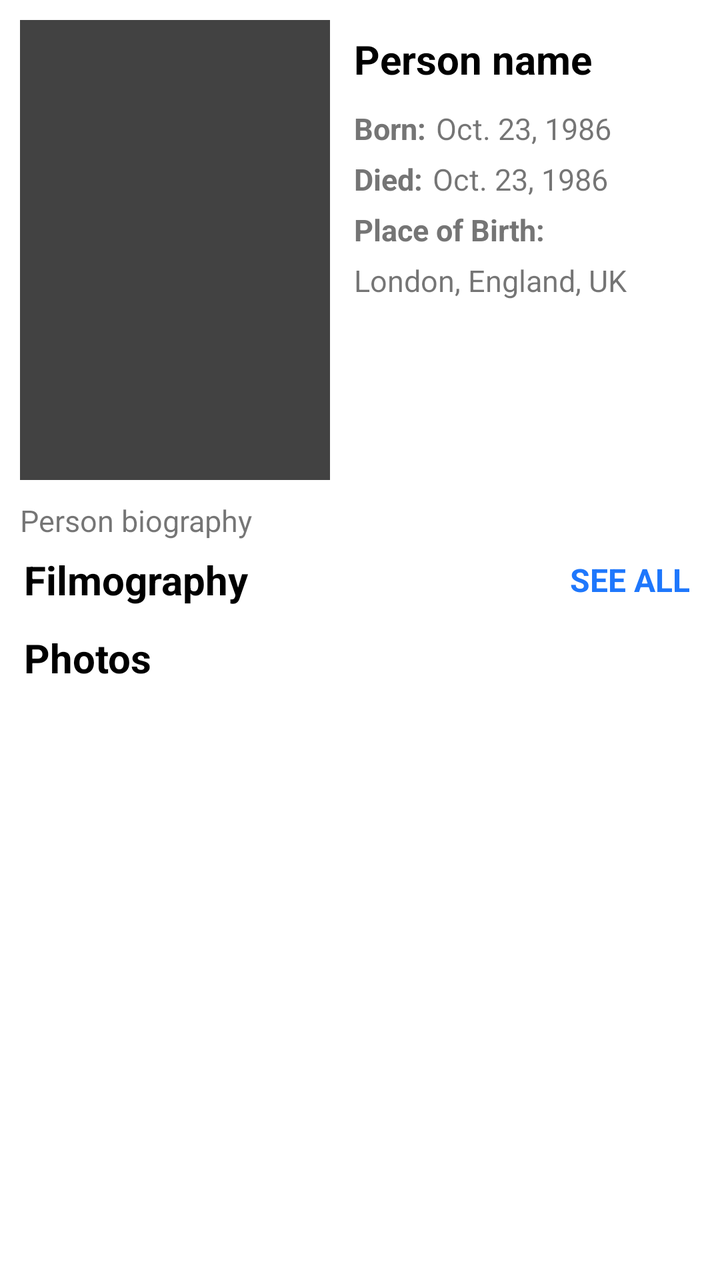
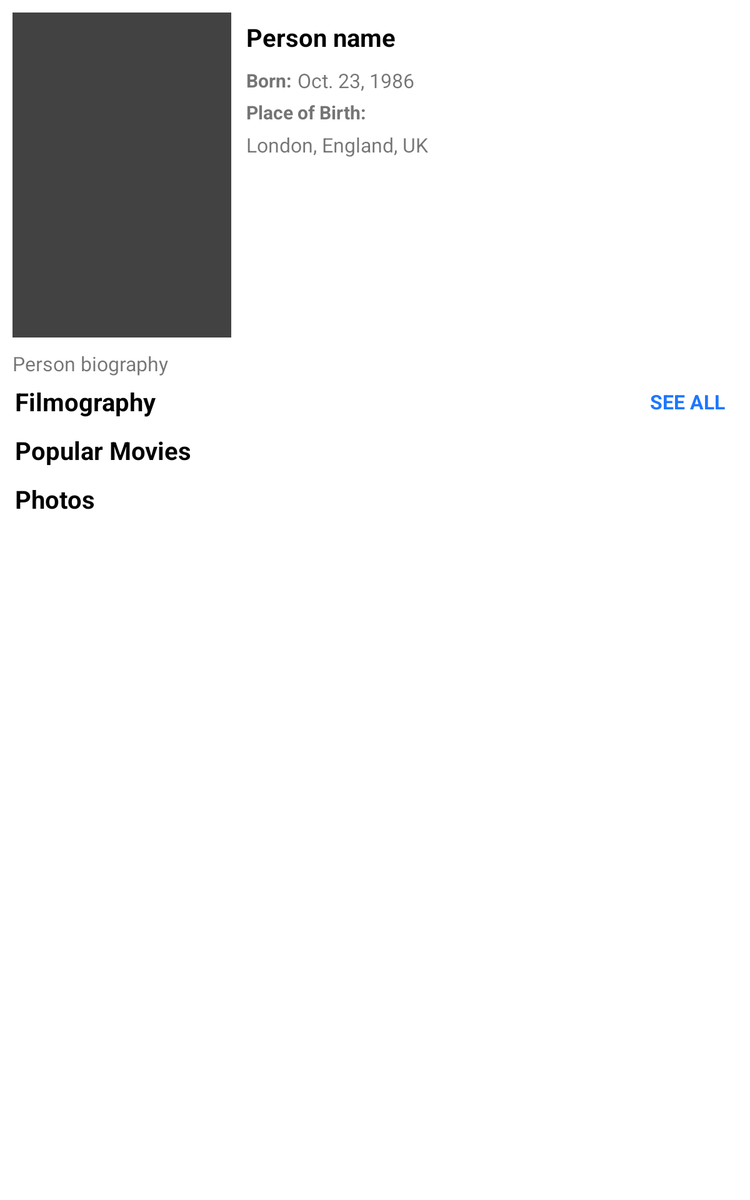

One screen, two layout resources from the same app: the default and the repository's alternative for another configuration. Each is rendered where Android would select it; the XML of both is given below.
<!-- AndroidManifest.xml: application theme Theme.TheMobileMovieDatabase -->
<!-- res/layout/fragment_person.xml -->
<?xml version="1.0" encoding="utf-8"?>
<androidx.core.widget.NestedScrollView xmlns:android="http://schemas.android.com/apk/res/android"
    xmlns:app="http://schemas.android.com/apk/res-auto"
    xmlns:tools="http://schemas.android.com/tools"
    android:layout_width="match_parent"
    android:layout_height="match_parent"
    tools:context=".ui.person.PersonFragment">

    <androidx.constraintlayout.widget.ConstraintLayout
        android:layout_width="match_parent"
        android:layout_height="match_parent">

        <androidx.appcompat.widget.AppCompatImageView
            android:id="@+id/personImage"
            android:layout_width="155dp"
            android:layout_height="230dp"
            android:layout_marginHorizontal="10dp"
            android:layout_marginTop="10dp"
            android:layout_marginBottom="10dp"
            android:adjustViewBounds="true"
            android:scaleType="fitCenter"
            android:background="@color/cardview_dark_background"
            android:src="@drawable/ic_launcher_foreground"
            app:layout_constraintBottom_toTopOf="@id/personBiography"
            app:layout_constraintEnd_toStartOf="@id/personName"
            app:layout_constraintStart_toStartOf="parent"
            app:layout_constraintTop_toTopOf="parent" />

        <androidx.appcompat.widget.AppCompatTextView
            android:id="@+id/personName"
            style="@style/Theme.TheMobileMovieDatabase.TextView.Label"
            android:layout_width="wrap_content"
            android:layout_height="wrap_content"
            android:text="Person name"
            app:layout_constraintBottom_toTopOf="@id/personBornLabel"
            app:layout_constraintStart_toEndOf="@id/personImage"
            app:layout_constraintTop_toTopOf="@id/personImage" />

        <androidx.appcompat.widget.AppCompatTextView
            android:id="@+id/personBiography"
            android:layout_width="0dp"
            android:layout_height="wrap_content"
            android:layout_marginHorizontal="10dp"
            android:ellipsize="end"
            android:maxLines="7"
            android:text="Person biography"
            app:layout_constraintBottom_toTopOf="@id/personFilmographyLabel"
            app:layout_constraintEnd_toEndOf="parent"
            app:layout_constraintStart_toStartOf="parent"
            app:layout_constraintTop_toBottomOf="@id/personImage" />

        <androidx.appcompat.widget.AppCompatTextView
            style="@style/Theme.TheMobileMovieDatabase.TextView.InformationText"
            android:id="@+id/personBornLabel"
            android:layout_width="wrap_content"
            android:layout_height="wrap_content"
            android:text="@string/born_label"
            app:layout_constraintBottom_toTopOf="@id/personDiedLabel"
            app:layout_constraintEnd_toStartOf="@id/personBirthday"
            app:layout_constraintStart_toStartOf="@id/personName"
            app:layout_constraintTop_toBottomOf="@id/personName" />

        <androidx.appcompat.widget.AppCompatTextView
            android:id="@+id/personBirthday"
            android:layout_width="wrap_content"
            android:layout_height="wrap_content"
            android:layout_marginStart="5dp"
            android:text="Oct. 23, 1986"
            app:layout_constraintBottom_toBottomOf="@id/personBornLabel"
            app:layout_constraintStart_toEndOf="@id/personBornLabel"
            app:layout_constraintTop_toTopOf="@id/personBornLabel" />

        <androidx.appcompat.widget.AppCompatTextView
            android:id="@+id/personDiedLabel"
            android:layout_width="wrap_content"
            android:layout_height="wrap_content"
            style="@style/Theme.TheMobileMovieDatabase.TextView.InformationText"
            android:text="@string/died_label"
            app:layout_constraintBottom_toTopOf="@id/personPlaceBirthLabel"
            app:layout_constraintEnd_toStartOf="@id/personDeathDay"
            app:layout_constraintStart_toStartOf="@id/personBornLabel"
            app:layout_constraintTop_toBottomOf="@id/personBornLabel" />

        <androidx.appcompat.widget.AppCompatTextView
            android:id="@+id/personDeathDay"
            android:layout_width="wrap_content"
            android:layout_height="wrap_content"
            android:layout_marginStart="5dp"
            android:text="Oct. 23, 1986"
            app:layout_constraintBottom_toBottomOf="@id/personDiedLabel"
            app:layout_constraintStart_toEndOf="@id/personDiedLabel"
            app:layout_constraintTop_toTopOf="@id/personDiedLabel" />

        <androidx.appcompat.widget.AppCompatTextView
            android:id="@+id/personFilmographyLabel"
            style="@style/Theme.TheMobileMovieDatabase.TextView.Label"
            android:layout_width="wrap_content"
            android:layout_height="wrap_content"
            android:text="@string/filmography_label"
            app:layout_constraintBottom_toTopOf="@id/personFilmographyList"
            app:layout_constraintStart_toStartOf="parent"
            app:layout_constraintTop_toBottomOf="@id/personBiography" />

        <include
            android:id="@+id/personFilmographyList"
            layout="@layout/movie_poster_list"
            android:layout_width="0dp"
            android:layout_height="wrap_content"
            app:layout_constraintBottom_toTopOf="@id/personPhotosLabel"
            app:layout_constraintEnd_toEndOf="parent"
            app:layout_constraintStart_toStartOf="parent"
            app:layout_constraintTop_toBottomOf="@id/personFilmographyLabel" />

        <androidx.appcompat.widget.AppCompatTextView
            android:id="@+id/personFilmographyDirection"
            android:layout_width="wrap_content"
            android:layout_height="wrap_content"
            android:layout_marginEnd="15dp"
            android:text="@string/see_all_label"
            android:textAllCaps="true"
            android:textColor="#1e77fc"
            android:textSize="16sp"
            android:textStyle="bold"
            android:clickable="true"
            android:focusable="true"
            app:layout_constraintBottom_toBottomOf="@id/personFilmographyLabel"
            app:layout_constraintEnd_toEndOf="parent"
            app:layout_constraintTop_toTopOf="@id/personFilmographyLabel" />

        <androidx.appcompat.widget.AppCompatTextView
            android:id="@+id/personPhotosLabel"
            style="@style/Theme.TheMobileMovieDatabase.TextView.Label"
            android:layout_width="wrap_content"
            android:layout_height="wrap_content"
            android:text="Photos"
            app:layout_constraintBottom_toTopOf="@id/imagePostersList"
            app:layout_constraintStart_toStartOf="parent"
            app:layout_constraintTop_toBottomOf="@id/personFilmographyList" />

        <include
            android:id="@+id/imagePostersList"
            layout="@layout/image_list"
            android:layout_width="0dp"
            android:layout_height="wrap_content"
            android:layout_marginVertical="10dp"
            app:layout_constraintEnd_toEndOf="parent"
            app:layout_constraintStart_toStartOf="parent"
            app:layout_constraintTop_toBottomOf="@id/personPhotosLabel" />

        <androidx.appcompat.widget.AppCompatTextView
            style="@style/Theme.TheMobileMovieDatabase.TextView.InformationText"
            android:id="@+id/personPlaceBirthLabel"
            android:layout_width="wrap_content"
            android:layout_height="wrap_content"
            android:text="@string/place_birth_label"
            app:layout_constraintBottom_toTopOf="@id/personPlaceBirth"
            app:layout_constraintStart_toStartOf="@id/personDiedLabel"
            app:layout_constraintTop_toBottomOf="@id/personDiedLabel" />

        <androidx.appcompat.widget.AppCompatTextView
            android:id="@+id/personPlaceBirth"
            android:layout_width="wrap_content"
            android:layout_height="wrap_content"
            android:layout_marginTop="5dp"
            android:text="London, England, UK"
            app:layout_constraintStart_toStartOf="@id/personPlaceBirthLabel"
            app:layout_constraintTop_toBottomOf="@id/personPlaceBirthLabel" />
    </androidx.constraintlayout.widget.ConstraintLayout>
</androidx.core.widget.NestedScrollView>
<!-- res/layout/movie_poster_list.xml (included above) -->
<?xml version="1.0" encoding="utf-8"?>
<androidx.constraintlayout.widget.ConstraintLayout xmlns:android="http://schemas.android.com/apk/res/android"
    xmlns:app="http://schemas.android.com/apk/res-auto"
    xmlns:tools="http://schemas.android.com/tools"
    android:layout_width="match_parent"
    android:layout_height="wrap_content">

    <androidx.recyclerview.widget.RecyclerView
        android:layout_width="0dp"
        android:layout_height="wrap_content"
        android:orientation="horizontal"
        app:layoutManager="androidx.recyclerview.widget.LinearLayoutManager"
        app:layout_constraintBottom_toBottomOf="parent"
        app:layout_constraintEnd_toEndOf="parent"
        app:layout_constraintStart_toStartOf="parent"
        app:layout_constraintTop_toTopOf="parent"
        tools:listitem="@layout/movie_poster_list_item" />

</androidx.constraintlayout.widget.ConstraintLayout>
<!-- res/layout/image_list.xml (included above) -->
<?xml version="1.0" encoding="utf-8"?>
<androidx.constraintlayout.widget.ConstraintLayout xmlns:android="http://schemas.android.com/apk/res/android"
    android:layout_width="match_parent"
    android:layout_height="wrap_content"
    xmlns:app="http://schemas.android.com/apk/res-auto"
    xmlns:tools="http://schemas.android.com/tools">

    <androidx.recyclerview.widget.RecyclerView
        android:layout_width="0dp"
        android:layout_height="wrap_content"
        android:orientation="horizontal"
        app:layoutManager="androidx.recyclerview.widget.LinearLayoutManager"
        app:layout_constraintBottom_toBottomOf="parent"
        app:layout_constraintEnd_toEndOf="parent"
        app:layout_constraintStart_toStartOf="parent"
        app:layout_constraintTop_toTopOf="parent"
        tools:listitem="@layout/image_list_item" />

</androidx.constraintlayout.widget.ConstraintLayout>
<!-- res/layout/image_list_item.xml (included above) -->
<?xml version="1.0" encoding="utf-8"?>
<androidx.constraintlayout.widget.ConstraintLayout xmlns:android="http://schemas.android.com/apk/res/android"
    xmlns:app="http://schemas.android.com/apk/res-auto"
    xmlns:tools="http://schemas.android.com/tools"
    android:layout_width="wrap_content"
    android:layout_height="wrap_content">

    <androidx.appcompat.widget.AppCompatImageView
        android:id="@+id/imagePosterItem"
        android:layout_width="215dp"
        android:layout_height="120dp"
        android:layout_margin="10dp"
        app:layout_constraintBottom_toBottomOf="parent"
        app:layout_constraintEnd_toEndOf="parent"
        app:layout_constraintStart_toStartOf="parent"
        app:layout_constraintTop_toTopOf="parent"
        android:background="@color/grey_light_3"
        tools:src="@drawable/ic_launcher_foreground" />

</androidx.constraintlayout.widget.ConstraintLayout>
<!-- resources referenced by this layout -->
<resources>
  <color name="grey_light_3">#e6e6e6</color>
  <string name="born_label">Born:</string>
  <string name="died_label">Died:</string>
  <string name="filmography_label">Filmography</string>
  <string name="place_birth_label">Place of Birth:</string>
  <string name="see_all_label">See All</string>
  <style name="Theme.TheMobileMovieDatabase.TextView.InformationText" parent="Widget.AppCompat.TextView">
          <item name="android:textColor">@color/grey</item>
          <item name="android:textStyle">bold</item>
          <item name="android:layout_marginTop">5dp</item>
      </style>
  <style name="Theme.TheMobileMovieDatabase.TextView.Label" parent="Widget.AppCompat.TextView">
          <item name="android:layout_marginTop">6dp</item>
          <item name="android:layout_marginBottom">6dp</item>
          <item name="android:layout_marginStart">12dp</item>
          <item name="android:textSize">20sp</item>
          <item name="android:textStyle">bold</item>
          <item name="android:textColor">@color/black</item>
      </style>
  <style name="Theme.TheMobileMovieDatabase" parent="Base.Theme.TheMobileMovieDatabase" />
  <color name="grey">#757575</color>
  <color name="black">#FF000000</color>
  <style name="Base.Theme.TheMobileMovieDatabase" parent="Base.V21.Theme.TheMobileMovieDatabase" />
  <style name="Base.V21.Theme.TheMobileMovieDatabase" parent="Theme.MaterialComponents.DayNight.NoActionBar">
          
          <item name="colorPrimary">@color/white</item>
          <item name="colorPrimaryVariant">@color/white</item>
          <item name="colorOnPrimary">@color/black</item>
          
          <item name="colorSecondary">@color/black</item>
          <item name="colorSecondaryVariant">@color/teal_700</item>
          <item name="colorOnSecondary">@color/white</item>
          
          <item name="android:statusBarColor">?attr/colorOnPrimary</item>
  
          <item name="bottom_item_text_color">@color/grey_dark_2</item>
          <item name="android:textSize">15sp</item>
          <item name="movie_list_background">@color/grey_light_3</item>
          <item name="icon_tint">@color/bottom_nav_icon_inactive</item>
      </style>
  <color name="white">#FFFFFFFF</color>
  <color name="teal_700">#FF018786</color>
  <color name="grey_dark_2">#191919</color>
  <color name="bottom_nav_icon_inactive">#545454</color>
</resources>
<!-- res/layout-sw600dp/fragment_person.xml (the repository's variant of the layout above) -->
<!-- drawn on a 7-inch tablet held upright -->
<?xml version="1.0" encoding="utf-8"?>
<androidx.constraintlayout.widget.ConstraintLayout xmlns:android="http://schemas.android.com/apk/res/android"
    xmlns:app="http://schemas.android.com/apk/res-auto"
    xmlns:tools="http://schemas.android.com/tools"
    android:layout_width="match_parent"
    android:layout_height="match_parent"
    tools:context=".ui.person.PersonFragment">

    <androidx.core.widget.NestedScrollView
        android:id="@+id/nestedScroll"
        android:layout_width="0dp"
        android:layout_height="0dp"
        app:layout_constraintBottom_toBottomOf="parent"
        app:layout_constraintEnd_toEndOf="parent"
        app:layout_constraintStart_toStartOf="parent"
        app:layout_constraintTop_toTopOf="parent">

        <androidx.constraintlayout.widget.ConstraintLayout
            android:layout_width="match_parent"
            android:layout_height="match_parent">

            <androidx.appcompat.widget.AppCompatImageView
                android:id="@+id/personImage"
                android:layout_width="175dp"
                android:layout_height="260dp"
                android:layout_marginHorizontal="10dp"
                android:layout_marginVertical="10dp"
                android:adjustViewBounds="true"
                android:background="@color/cardview_dark_background"
                android:scaleType="fitCenter"
                app:layout_constraintBottom_toTopOf="@id/personBiography"
                app:layout_constraintEnd_toStartOf="@id/personName"
                app:layout_constraintStart_toStartOf="parent"
                app:layout_constraintTop_toTopOf="parent" />

            <androidx.appcompat.widget.AppCompatTextView
                android:id="@+id/personName"
                style="@style/Theme.TheMobileMovieDatabase.TextView.Label"
                android:layout_width="wrap_content"
                android:layout_height="wrap_content"
                android:text="Person name"
                app:layout_constraintBottom_toTopOf="@id/personBornLabel"
                app:layout_constraintStart_toEndOf="@id/personImage"
                app:layout_constraintTop_toTopOf="@id/personImage" />

            <androidx.appcompat.widget.AppCompatTextView
                android:id="@+id/personBiography"
                android:layout_width="0dp"
                android:layout_height="wrap_content"
                android:layout_marginHorizontal="10dp"
                android:maxLines="20"
                android:ellipsize="end"
                android:text="Person biography"
                android:textSize="16sp"
                app:layout_constraintBottom_toTopOf="@id/personFilmographyLabel"
                app:layout_constraintEnd_toEndOf="parent"
                app:layout_constraintStart_toStartOf="parent"
                app:layout_constraintTop_toBottomOf="@id/personImage" />

            <androidx.appcompat.widget.AppCompatTextView
                android:id="@+id/personBornLabel"
                style="@style/Theme.TheMobileMovieDatabase.TextView.InformationText"
                android:layout_width="wrap_content"
                android:layout_height="wrap_content"
                android:text="@string/born_label"
                app:layout_constraintBottom_toTopOf="@id/personDiedLabel"
                app:layout_constraintEnd_toStartOf="@id/personBirthday"
                app:layout_constraintStart_toStartOf="@id/personName"
                app:layout_constraintTop_toBottomOf="@id/personName" />

            <androidx.appcompat.widget.AppCompatTextView
                android:id="@+id/personBirthday"
                android:layout_width="wrap_content"
                android:layout_height="wrap_content"
                android:layout_marginStart="5dp"
                android:text="Oct. 23, 1986"
                android:textSize="16sp"
                app:layout_constraintBottom_toBottomOf="@id/personBornLabel"
                app:layout_constraintStart_toEndOf="@id/personBornLabel"
                app:layout_constraintTop_toTopOf="@id/personBornLabel" />

            <androidx.appcompat.widget.AppCompatTextView
                android:id="@+id/personDiedLabel"
                style="@style/Theme.TheMobileMovieDatabase.TextView.InformationText"
                android:layout_width="wrap_content"
                android:layout_height="wrap_content"
                android:text="@string/died_label"
                android:visibility="gone"
                app:layout_constraintBottom_toTopOf="@id/personPlaceBirthLabel"
                app:layout_constraintEnd_toStartOf="@id/personDeathDay"
                app:layout_constraintStart_toStartOf="@id/personBornLabel"
                app:layout_constraintTop_toBottomOf="@id/personBornLabel" />

            <androidx.appcompat.widget.AppCompatTextView
                android:id="@+id/personDeathDay"
                android:layout_width="wrap_content"
                android:layout_height="wrap_content"
                android:layout_marginStart="5dp"
                android:text="Oct. 23, 1986"
                android:visibility="gone"
                android:textSize="16sp"
                app:layout_constraintBottom_toBottomOf="@id/personDiedLabel"
                app:layout_constraintStart_toEndOf="@id/personDiedLabel"
                app:layout_constraintTop_toTopOf="@id/personDiedLabel" />

            <androidx.appcompat.widget.AppCompatTextView
                android:id="@+id/personFilmographyLabel"
                style="@style/Theme.TheMobileMovieDatabase.TextView.Label"
                android:layout_width="wrap_content"
                android:layout_height="wrap_content"
                android:text="@string/filmography_label"
                app:layout_constraintBottom_toTopOf="@id/personFilmographyList"
                app:layout_constraintStart_toStartOf="parent"
                app:layout_constraintTop_toBottomOf="@id/personBiography" />

            <include
                android:id="@+id/personFilmographyList"
                layout="@layout/poster_list"
                android:layout_width="0dp"
                android:layout_height="wrap_content"
                app:layout_constraintBottom_toTopOf="@id/personPhotosLabel"
                app:layout_constraintEnd_toEndOf="parent"
                app:layout_constraintStart_toStartOf="parent"
                app:layout_constraintTop_toBottomOf="@id/personFilmographyLabel" />

            <androidx.appcompat.widget.AppCompatTextView
                android:id="@+id/personFilmographyDirection"
                android:layout_width="wrap_content"
                android:layout_height="wrap_content"
                android:layout_marginEnd="20dp"
                android:clickable="true"
                android:focusable="true"
                android:text="@string/see_all_label"
                android:textAllCaps="true"
                android:textColor="#1e77fc"
                android:textSize="16sp"
                android:textStyle="bold"
                app:layout_constraintBottom_toBottomOf="@id/personFilmographyLabel"
                app:layout_constraintEnd_toEndOf="parent"
                app:layout_constraintTop_toTopOf="@id/personFilmographyLabel" />

            <androidx.appcompat.widget.AppCompatTextView
                android:id="@+id/personPhotosLabel"
                style="@style/Theme.TheMobileMovieDatabase.TextView.Label"
                android:layout_width="wrap_content"
                android:layout_height="wrap_content"
                android:text="Photos"
                app:layout_constraintBottom_toTopOf="@id/imagePostersList"
                app:layout_constraintStart_toStartOf="parent"
                app:layout_constraintTop_toBottomOf="@id/personFilmographyList" />

            <androidx.recyclerview.widget.RecyclerView
                android:id="@+id/imagePostersList"
                android:layout_width="0dp"
                android:layout_height="wrap_content"
                android:layout_marginVertical="10dp"
                android:orientation="horizontal"
                app:layoutManager="androidx.recyclerview.widget.LinearLayoutManager"
                app:layout_constraintBottom_toBottomOf="parent"
                app:layout_constraintEnd_toEndOf="parent"
                app:layout_constraintStart_toStartOf="parent"
                app:layout_constraintTop_toBottomOf="@id/personPhotosLabel"
                tools:listitem="@layout/poster_list_item" />

            <androidx.appcompat.widget.AppCompatTextView
                android:id="@+id/personPlaceBirthLabel"
                style="@style/Theme.TheMobileMovieDatabase.TextView.InformationText"
                android:layout_width="wrap_content"
                android:layout_height="wrap_content"
                android:text="@string/place_birth_label"
                app:layout_constraintBottom_toTopOf="@id/personPlaceBirth"
                app:layout_constraintStart_toStartOf="@id/personDiedLabel"
                app:layout_constraintTop_toBottomOf="@id/personDiedLabel" />

            <androidx.appcompat.widget.AppCompatTextView
                android:id="@+id/personPlaceBirth"
                android:layout_width="0dp"
                android:layout_height="wrap_content"
                android:layout_marginTop="5dp"
                android:text="London, England, UK"
                android:layout_marginEnd="12dp"
                android:textSize="16sp"
                app:layout_constraintEnd_toEndOf="parent"
                app:layout_constraintStart_toStartOf="@id/personPlaceBirthLabel"
                app:layout_constraintTop_toBottomOf="@id/personPlaceBirthLabel" />
        </androidx.constraintlayout.widget.ConstraintLayout>
    </androidx.core.widget.NestedScrollView>
</androidx.constraintlayout.widget.ConstraintLayout>
<!-- res/layout/poster_list.xml (included above) -->
<?xml version="1.0" encoding="utf-8"?>
<androidx.constraintlayout.widget.ConstraintLayout xmlns:android="http://schemas.android.com/apk/res/android"
    xmlns:app="http://schemas.android.com/apk/res-auto"
    xmlns:tools="http://schemas.android.com/tools"
    android:layout_width="match_parent"
    android:layout_height="wrap_content">
    <androidx.appcompat.widget.AppCompatTextView
        android:id="@+id/popularMovieLabel"
        style="@style/Theme.TheMobileMovieDatabase.TextView.Label"
        android:layout_width="wrap_content"
        android:layout_height="wrap_content"
        android:text="@string/popular_movies"
        app:layout_constraintBottom_toTopOf="@id/movieList"
        app:layout_constraintStart_toStartOf="parent"
        app:layout_constraintTop_toTopOf="parent" />

    <androidx.recyclerview.widget.RecyclerView
        android:id="@+id/movieList"
        android:layout_width="0dp"
        android:layout_height="wrap_content"
        android:orientation="horizontal"
        app:layoutManager="androidx.recyclerview.widget.LinearLayoutManager"
        app:layout_constraintBottom_toBottomOf="parent"
        app:layout_constraintEnd_toEndOf="parent"
        app:layout_constraintStart_toStartOf="parent"
        app:layout_constraintTop_toBottomOf="@id/popularMovieLabel"
        tools:listitem="@layout/poster_list_item" />

</androidx.constraintlayout.widget.ConstraintLayout>
<!-- res/layout/poster_list_item.xml (included above) -->
<?xml version="1.0" encoding="utf-8"?>
<androidx.constraintlayout.widget.ConstraintLayout xmlns:android="http://schemas.android.com/apk/res/android"
    xmlns:app="http://schemas.android.com/apk/res-auto"
    android:layout_width="wrap_content"
    android:layout_height="wrap_content"
    android:layout_marginStart="10dp"
    android:layout_marginVertical="10dp"
    xmlns:tools="http://schemas.android.com/tools">

    <androidx.appcompat.widget.AppCompatImageView
        android:id="@+id/tvShowPoster"
        android:layout_width="103dp"
        android:layout_height="155dp"
        android:background="@color/grey_light_3"
        app:layout_constraintBottom_toBottomOf="parent"
        app:layout_constraintEnd_toEndOf="parent"
        app:layout_constraintStart_toStartOf="parent"
        app:layout_constraintTop_toTopOf="parent"
        tools:src="@drawable/ic_launcher_foreground"/>

</androidx.constraintlayout.widget.ConstraintLayout>
<!-- resources referenced by the variant -->
<!-- as a 7-inch tablet held upright resolves them -->
<resources>
  <color name="grey_light_3">#e6e6e6</color>
  <string name="born_label">Born:</string>
  <string name="died_label">Died:</string>
  <string name="filmography_label">Filmography</string>
  <string name="place_birth_label">Place of Birth:</string>
  <string name="popular_movies">Popular Movies</string>
  <string name="see_all_label">See All</string>
  <style name="Theme.TheMobileMovieDatabase.TextView.InformationText" parent="Widget.AppCompat.TextView">
          <item name="android:textColor">@color/grey</item>
          <item name="android:textStyle">bold</item>
          <item name="android:layout_marginTop">5dp</item>
      </style>
  <style name="Theme.TheMobileMovieDatabase.TextView.Label" parent="Widget.AppCompat.TextView">
          <item name="android:layout_marginTop">6dp</item>
          <item name="android:layout_marginBottom">6dp</item>
          <item name="android:layout_marginStart">12dp</item>
          <item name="android:textSize">20sp</item>
          <item name="android:textStyle">bold</item>
          <item name="android:textColor">@color/black</item>
      </style>
  <style name="Theme.TheMobileMovieDatabase" parent="Base.Theme.TheMobileMovieDatabase" />
  <color name="grey">#757575</color>
  <color name="black">#FF000000</color>
  <style name="Base.Theme.TheMobileMovieDatabase" parent="Base.V21.Theme.TheMobileMovieDatabase" />
  <style name="Base.V21.Theme.TheMobileMovieDatabase" parent="Theme.MaterialComponents.DayNight.NoActionBar">
          
          <item name="colorPrimary">@color/white</item>
          <item name="colorPrimaryVariant">@color/white</item>
          <item name="colorOnPrimary">@color/black</item>
          
          <item name="colorSecondary">@color/black</item>
          <item name="colorSecondaryVariant">@color/teal_700</item>
          <item name="colorOnSecondary">@color/white</item>
          
          <item name="android:statusBarColor">?attr/colorOnPrimary</item>
  
          <item name="bottom_item_text_color">@color/grey_dark_2</item>
          <item name="android:textSize">15sp</item>
          <item name="movie_list_background">@color/grey_light_3</item>
          <item name="icon_tint">@color/bottom_nav_icon_inactive</item>
      </style>
  <color name="white">#FFFFFFFF</color>
  <color name="teal_700">#FF018786</color>
  <color name="grey_dark_2">#191919</color>
  <color name="bottom_nav_icon_inactive">#545454</color>
</resources>
